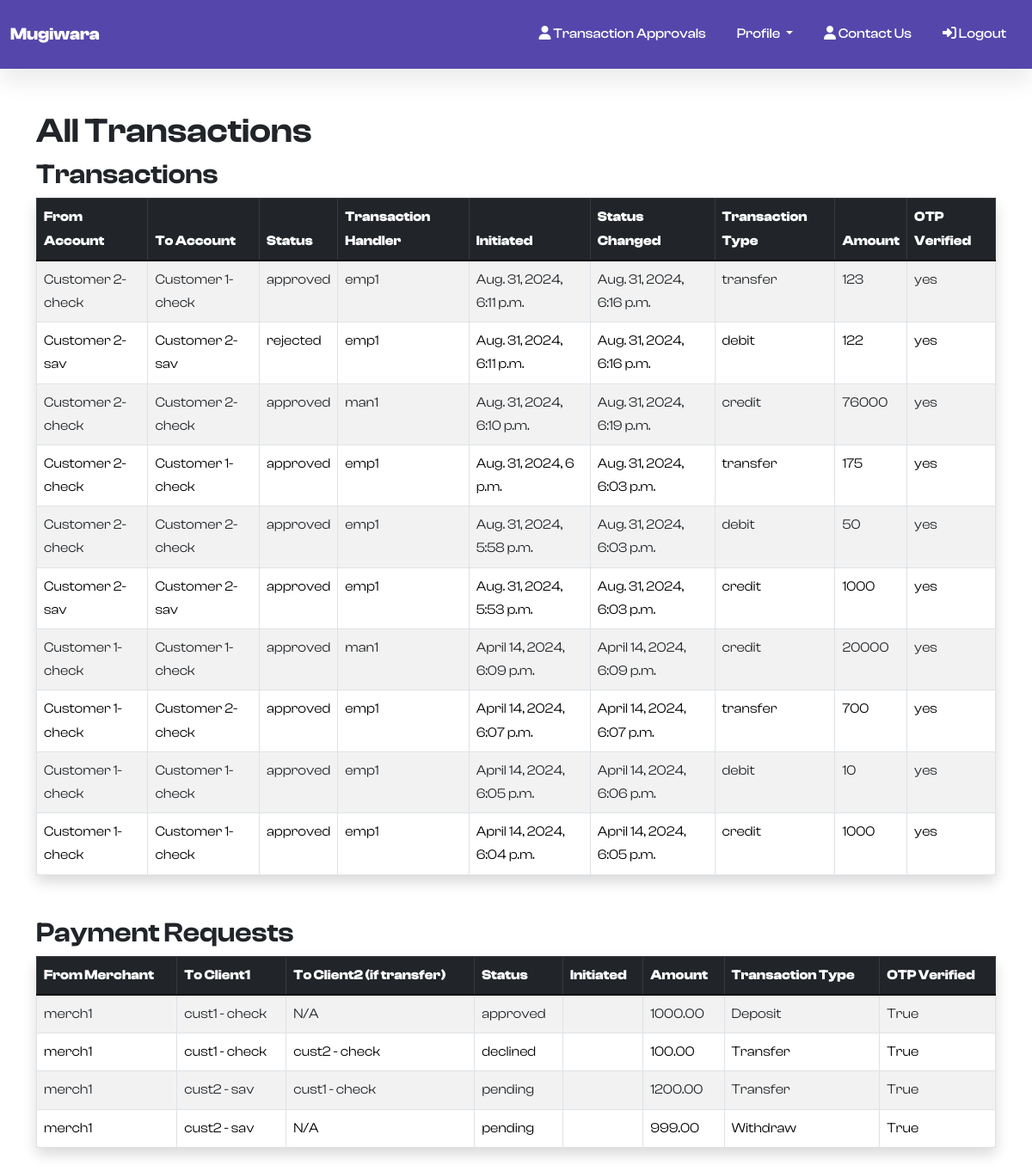
/all_transactions_sa (signed in), run on the app's committed database.
### users/models.py (models this page shows, shortened)
class Transactions(models.Model):
    transaction_status = {
        'pending': 'Waiting for approval',
        'rejected': 'Rejected',
        'approved': 'Approved'
    }
    transaction_type = {
        'transfer': 'transfer',
        'credit': 'credit',
        'debit': 'debit'
    }
    otp_type={
        'yes':'yes',
        'no':'no'
    }
    from_account = models.ForeignKey('Account', on_delete = models.CASCADE, related_name = 'from_account')
    to_account = models.ForeignKey('Account', on_delete = models.CASCADE, related_name = 'to_account')
    amount = models.BigIntegerField()
    transaction_status = models.CharField(max_length = 128, choices = transaction_status)
    transaction_handler = models.ForeignKey(BankingUser, on_delete = models.CASCADE, related_name = 'transaction_handler')
    transaction_type= models.CharField(max_length = 128, choices = transaction_type,default = 'Error')
    initiated = models.DateTimeField(auto_now_add = True)
    status_changed = models.DateTimeField(auto_now = True)
    otp = models.BigIntegerField(default = 0)
    otp_verified = models.CharField(max_length = 128, choices = otp_type,default = 'No Action')
    initiated_by_merchant = models.ForeignKey(BankingUser, on_delete=models.SET_NULL, null=True, blank=True, related_name='initiated_transactions')

class Account(models.Model):
    account_types = {
        'sav': 'Savings Account',
        'check': 'Checking Account'
    }
    account_status = {
        'o': 'Open',
        'c': 'Close',
    }
    modification_status = {
       'pending': 'Waiting for approval',
       'rejected': 'Rejected',
       'approved': 'Approved'
    }
    account_number = models.AutoField(primary_key = True)
    account_type = models.CharField(max_length = 128, choices = account_types)
    banking_user = models.ForeignKey('BankingUser', on_delete = models.CASCADE, related_name = 'banking_user')
    account_bal = models.BigIntegerField(default = 0)
    created_on = models.DateTimeField(auto_now_add = True)
    account_status = models.CharField(max_length = 32, choices = account_status, default = 'o')
    closed_on = models.DateTimeField(blank = True, null = True)
    modification_status = models.CharField(max_length = 32, choices = modification_status, default = 'pending')
    def __str__(self):
        return self.banking_user.user.first_name + '-' + self.account_type

class BankingUser(models.Model):
    User_types = {
        'iu_re': 'Regular Employee',
        'iu_sm': 'System Manager',
        'iu_sa': 'System Administrator',
        'eu_cust': 'Customer',
        'eu_mo': 'Merchant/Organization',
    }
    modification_status = {
        'pending': 'Waiting for Approval',
        'rejected': 'Rejected',
        'approved': 'Approved'
    }
    requesting_deletion = {
        'yes': 'Yes',
        'no': 'No'
    }
    user = models.OneToOneField(User, on_delete = models.CASCADE, related_name = 'user')
    usertype = models.CharField(max_length = 256, choices = User_types)
    dob = models.DateField(default = None, blank = True, null = True)
    mobile_number = models.CharField(max_length = 256, default=None, blank=True, null = True)
    street_address = models.CharField(max_length = 512, default=None, blank=True, null = True)
    city = models.CharField(max_length = 128, default=None, blank=True, null = True)
    state = models.CharField(max_length = 128, default=None, blank=True, null = True)
    zip_code = models.CharField(max_length = 10, default=None, blank=True, null = True)
    country = models.CharField(max_length = 256, default=None, blank=True, null = True)
    account_created = models.DateTimeField(auto_now_add = True, null = True)
    user_handler = models.ForeignKey("BankingUser", on_delete = models.CASCADE, related_name = 'internal_user', blank=True, null = True)
    pd_modification_status = models.CharField(max_length = 128, choices = modification_status, blank=True, null = True)
    pd_modified = models.DateTimeField(auto_now = True, blank=True, null = True)
    deletion = models.CharField(max_length = 128, choices = requesting_deletion, blank=True, null = True, default = 'no')
    deletion_status = models.CharField(max_length = 128, choices = modification_status, blank=True, null = True)
    def __str__(self):
        return self.user.get_username()

class PaymentRequest(models.Model):
    TRANSACTION_CHOICES = [
        ('deposit', 'Deposit'),
        ('withdraw', 'Withdraw'),
        ('transfer', 'Transfer')
    ]
    merchant = models.ForeignKey(BankingUser, on_delete=models.CASCADE, related_name='submitted_payments')
    transaction_type = models.CharField(max_length=8, choices=TRANSACTION_CHOICES)
    client1 = models.ForeignKey('Account', on_delete=models.CASCADE, related_name='client1_payments')  # Changed to Account
    client2 = models.ForeignKey('Account', on_delete=models.CASCADE, related_name='client2_payments', null=True, blank=True)  # Changed to Account
    amount = models.DecimalField(max_digits=10, decimal_places=2)
    otp = models.CharField(max_length=6, blank=True)
    otp_verified = models.BooleanField(default=False)
    transaction_approved = models.BooleanField(default=False)
    status = models.CharField(max_length=20, choices=[('pending', 'Pending'), ('approved', 'Approved'), ('declined', 'Declined')], default='pending')

### users/views.py (the view)
# urls.py: path('all_transactions_sa', views.all_transactions_sa, name='all_transactions_sa'),
@login_required
def all_transactions_sa(request):
  transactions = Transactions.objects.all()
  transactions=transactions.order_by('-initiated')
  payment_requests = PaymentRequest.objects.all()
  return render(request, 'users/all_transactions_sa.html', {
        'transactions': transactions,
        'payment_requests': payment_requests
    })

### users/templates/users/all_transactions_sa.html (shortened to what this page needs)
{% extends 'users/base.html' %}
{% block content %}
<!DOCTYPE html>
<html lang="en">
<head>
    <link rel="stylesheet" href="../../static/users/asset/css/all_transactions.css">
</head>
<body>
    <div class="container mt-5">
        <h1 class="mt-5 title">All Transactions</h1>
        <h2>Transactions</h2>
        <table class="table table-bordered shadow p-3 mb-5 bg-white rounded table-striped" data-aos="fade-down"
            data-aos-delay="50">
            <thead class="table-dark">
                <tr>
                    <th>From Account</th>
                    <th>To Account</th>
                    <th>Status</th>
                    <th>Transaction Handler</th>
                    <th>Initiated</th>
                    <th>Status Changed</th>
                    <th>Transaction Type</th>
                    <th>Amount</th>
                    <th>OTP Verified</th>
                </tr>
            </thead>
            <tbody>
                {% for transaction in transactions %}
                {% if user.is_authenticated %}
                    <tr>
                    <td>{{ transaction.from_account }}</td>
                    <td>{{ transaction.to_account }}</td>
                    <td>{{ transaction.transaction_status }}</td>
                    <td>{{ transaction.transaction_handler }}</td>
                    <td>{{ transaction.initiated }}</td>
                    <td>{{ transaction.status_changed }}</td>
                    <td>{{ transaction.transaction_type }}</td>
                    <td>{{ transaction.amount }}</td>
                    <td>{{transaction.otp_verified}}</td>
                    </tr>
                    {% endif %}
                    {% endfor %}
            </tbody>
        </table>
        <h2>Payment Requests</h2>
        <table class="table table-bordered shadow p-3 mb-5 bg-white rounded table-striped" data-aos="fade-down"
            data-aos-delay="50">
            <thead class="table-dark">
                <tr>
                    <th>From Merchant</th>
                    <th>To Client1</th>
                    <th>To Client2 (if transfer)</th>
                    <th>Status</th>
                    <th>Initiated</th>
                    <th>Amount</th>
                    <th>Transaction Type</th>
                    <th>OTP Verified</th>
                </tr>
            </thead>
            <tbody>
                {% for request in payment_requests %}
                <tr>
                    <td>{{ request.merchant.user.username }}</td>
                    <td>{{ request.client1.banking_user.user.username }} - {{ request.client1.account_type }}</td>
                    <td>
                        {% if request.transaction_type == 'transfer' and request.client2 %}
                        {{ request.client2.banking_user.user.username }} - {{ request.client2.account_type }}
                        {% else %}
                        N/A
                        {% endif %}
                    </td>
                    <td>{{ request.status }}</td>
                    <td>{{ request.initiated|date:"F d, Y H:i" }}</td>
                    <td>{{ request.amount }}</td>
                    <td>{{ request.get_transaction_type_display }}</td>
                    <td>{{ request.otp_verified }}</td>
                </tr>
                {% empty %}
                <tr>
                    <td colspan="10">No payment requests found.</td>
                </tr>
                {% endfor %}
            </tbody>
        </table>
    </div>
</body>
</html>
{% endblock %}

### users/static/users/asset/css/style.css (style rules this page uses)
:root { --c-dark: #212529; --c-brand: #4e57d4; --c-brand-light: #6970dd; --c-brand-rgb: 78, 87, 212; --c-body: #727272; --font-base: "ClashDisplay", sans-serif; --box-shadow: 0px 15px 25px rgba(0,0,0,0.08); --transition: all 0.5s ease; }
body { font-family: var(--font-base); line-height: 1.7; color: var(--c-body); }
h1, h2, h3,h4, h5, h6, .h1, .h2, .h3, .h4, .h5, .h6 { font-weight: 600; color: var(--c-dark); }

### users/static/users/asset/css/all_transactions.css (style rules this page uses)
.table { color: #000; }

### data on the page
PaymentRequest: merchant.user.username "merch1", client1.banking_user.user.username "cust1", client1.account_type "check", shows "N/A", status "approved", amount "1000.00", transaction_type "Deposit", otp_verified "True"
PaymentRequest: merchant.user.username "merch1", client1.banking_user.user.username "cust1", client1.account_type "check", client2.banking_user.user.username "cust2", client2.account_type "check", status "declined", amount "100.00", transaction_type "Transfer", otp_verified "True"
PaymentRequest: merchant.user.username "merch1", client1.banking_user.user.username "cust2", client1.account_type "sav", client2.banking_user.user.username "cust1", client2.account_type "check", status "pending", amount "1200.00", transaction_type "Transfer", otp_verified "True"
PaymentRequest: merchant.user.username "merch1", client1.banking_user.user.username "cust2", client1.account_type "sav", shows "N/A", status "pending", amount "999.00", transaction_type "Withdraw", otp_verified "True"
